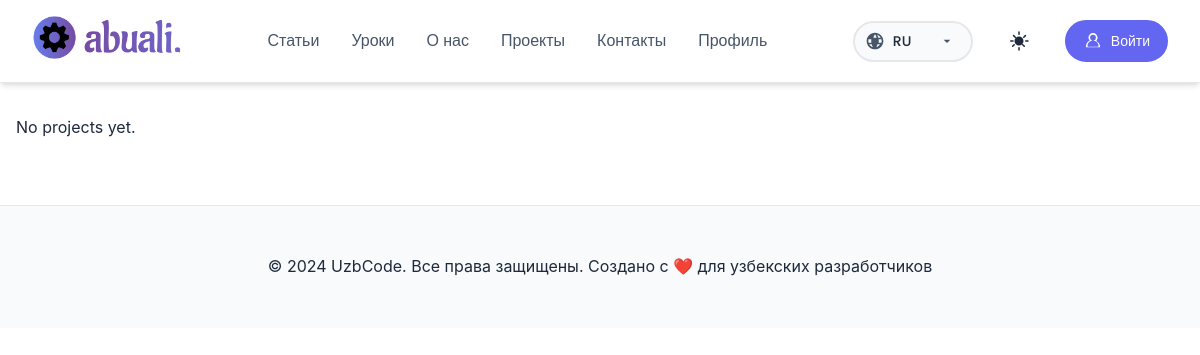
Page /ru/projects/pr/ on the earlier database version.
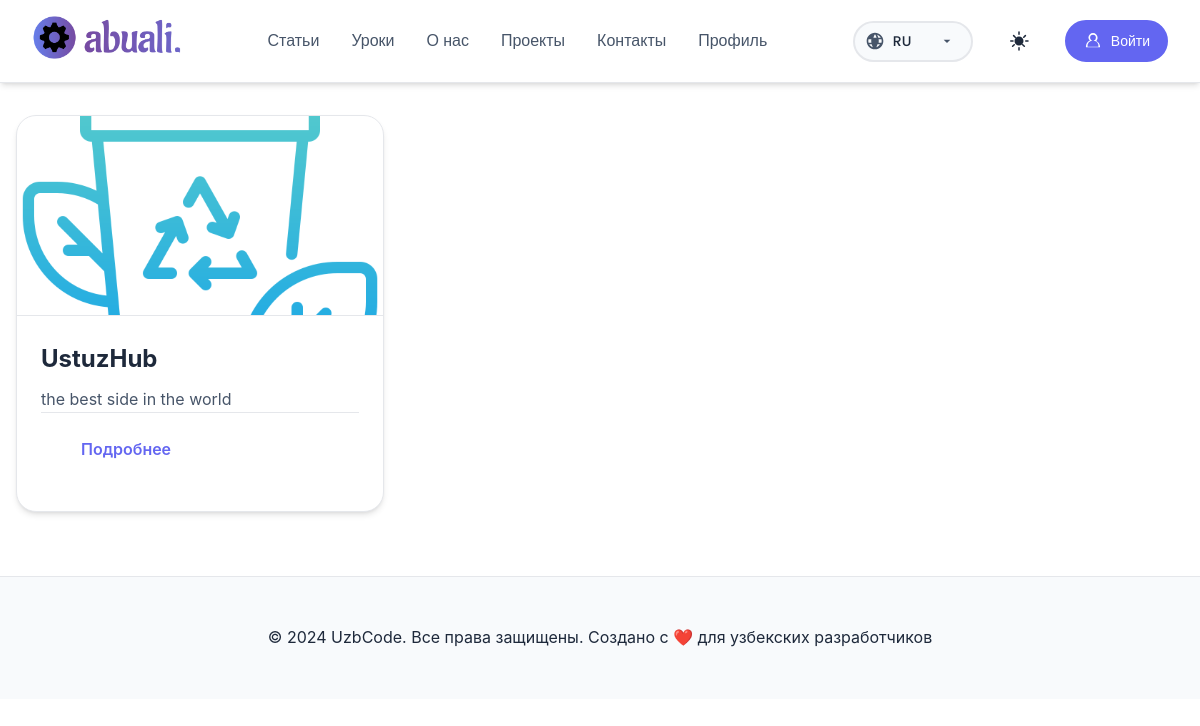
Same page on the later database version.
### projects/models.py (models this page shows, shortened)
class Project(models.Model):
    title = models.CharField(max_length=255)
    description = models.TextField()
    image = models.ImageField(upload_to='projects/')
    created_at = models.DateTimeField(auto_now_add=True)
    updated_at = models.DateTimeField(auto_now=True)
    github = models.URLField(blank=True, null=True)
    live_demo = models.URLField(blank=True, null=True)
    class Meta:
        verbose_name = 'Проект'
        verbose_name_plural = 'Проекты'

### projects/views.py (the view)
# urls.py: path('pr/', views.project_list, name='project_list'),
def project_list(request):
    try:
        projects = Project.objects.all()
    except Project.DoesNotExist:
        projects = []
    return render(request, 'projects/projects_list.html', {'projects': projects})

### templates/projects/projects_list.html (shortened to what this page needs)
{% extends 'base.html' %}
{% load i18n %}
{% load static %}
{% block extra_css %}
    <link rel="stylesheet" href="{% static 'css/projects.css' %}">
{% endblock %}
{% block content %}
<div class="projects-container">
    <div class="projects-grid">
        {% for project in projects %}
            <div class="project-card" data-aos="fade-up">
                <img src="{{ project.image.url }}" alt="{{ project.title }}">
                <div class="project-card-content">
                    <h2>{{ project.title }}</h2>
                    <p>{{ project.description|truncatewords:20 }}</p>
                    <div class="project-card-footer">
                        <a href="{% url 'project_detail' project.pk %}">{% trans "Details" %}</a>
                    </div>
                </div>
            </div>
        {% empty %}
            <p>{% trans "No projects yet." %}</p>
        {% endfor %}
    </div>
</div>
{% endblock %}

Differences in the rows shown:
added Project: image (picture), title "UstuzHub", description "the best side in the world"
Other differences:
text no longer shown: "No projects yet."
